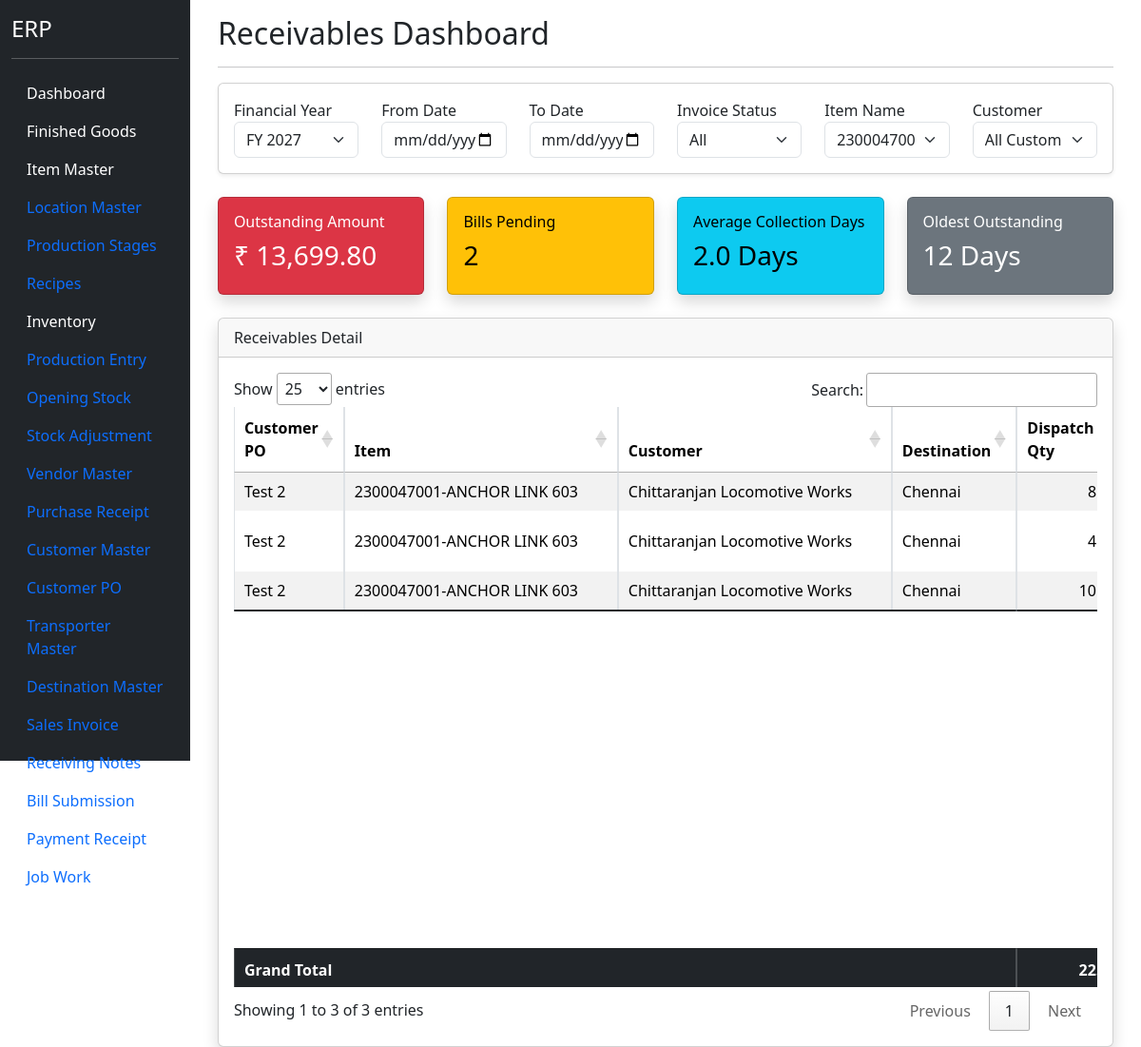
Page /dashboard/outstanding-receipts (signed in) on the committed database.
### models.py (models this page shows)
class ItemMaster(db.Model):
    __tablename__ = "item_master"
    id = db.Column(db.Integer, primary_key=True)
    item_code = db.Column(
        db.String(50),
        unique=True,
        nullable=False
    )
    item_name = db.Column(
        db.String(255),
        nullable=False
    )
    item_type = db.Column(
        db.String(50),
        nullable=False
    )
    production_stage = db.Column(
    db.String(100)
    )
    production_stage_id = db.Column(
    db.Integer,
    db.ForeignKey(
        "production_stage_master.id"
    ),
    nullable=True
    )
    production_stage_rel = db.relationship(
    "ProductionStageMaster"
    )
    unit = db.Column(
        db.String(20),
        nullable=False
    )
    finished_good_id = db.Column(
    db.Integer,
    db.ForeignKey("finished_goods.id"),
    nullable=True
    )
    hsn_code = db.Column(
    db.String(20)
    )
    gst_rate = db.Column(
    db.Float,
    default=18
    )
    active = db.Column(
        db.Boolean,
        default=True
    )

class CustomerPOHeader(db.Model):
    __tablename__ = "customer_po_header"
    id = db.Column(
        db.Integer,
        primary_key=True
    )
    customer_id = db.Column(
        db.Integer,
        db.ForeignKey("customer_master.id"),
        nullable=False
    )
    customer_po_no = db.Column(
        db.String(100),
        nullable=False
    )
    customer_po_date = db.Column(
        db.Date,
        nullable=False
    )
    order_received_date = db.Column(
        db.Date,
        nullable=False
    )
    payment_terms = db.Column(
        db.String(200)
    )
    freight_terms = db.Column(
        db.String(200)
    )
    remarks = db.Column(
        db.String(500)
    )
    status = db.Column(
        db.String(20),
        default="OPEN"
    )
    customer = db.relationship(
        "CustomerMaster"
    )
    details = db.relationship(
        "CustomerPODetail",
        backref="customer_po",
        cascade="all, delete-orphan"
    )

class CustomerMaster(db.Model):
    __tablename__ = "customer_master"
    id = db.Column(
        db.Integer,
        primary_key=True
    )
    customer_code = db.Column(
        db.String(20),
        unique=True,
        nullable=True
    )
    customer_name = db.Column(
        db.String(200),
        nullable=False
    )
    contact_person = db.Column(
        db.String(100)
    )
    mobile = db.Column(
        db.String(20)
    )
    email = db.Column(
        db.String(100)
    )
    gst_no = db.Column(
        db.String(30)
    )
    pan_no = db.Column(
        db.String(20)
    )
    address = db.Column(
        db.String(500)
    )
    city = db.Column(
        db.String(100)
    )
    state = db.Column(
        db.String(100)
    )
    country = db.Column(
        db.String(100),
        default="India"
    )
    pincode = db.Column(
        db.String(20)
    )
    credit_days = db.Column(
        db.Integer,
        default=30
    )
    credit_limit = db.Column(
        db.Float,
        default=0
    )
    active = db.Column(
        db.Boolean,
        default=True
    )

class DestinationMaster(db.Model):
    __tablename__ = "destination_master"
    id = db.Column( db.Integer, primary_key=True )
    destination_name = db.Column( db.String(200), nullable=False, unique=True )
    state_name = db.Column( db.String(100) )
    active = db.Column( db.Boolean, default=True )

### blueprints/dashboard/routes.py (the view, shortened to what this page needs)
@dashboard_bp.route("/dashboard/outstanding-receipts")
@login_required
def outstanding_receipts_dashboard():
    today = date.today()
    selected_fy = request.args.get(
    "financial_year",
    type=int
    )
    if not selected_fy:
        if today.month >= 4:
            selected_fy = today.year + 1
        else:
            selected_fy = today.year
    if today.month >= 4:
        current_fy = today.year + 1
    else:
        current_fy = today.year
    financial_years = []
    for fy in range(current_fy, current_fy - 6, -1):
        financial_years.append(fy)
    query = SalesInvoiceHeader.query.filter(
    SalesInvoiceHeader.status != "CANCELLED"
    )
    fy_start = date(
    selected_fy - 1,
    4,
    1
    )
    fy_end = date(
        selected_fy,
        3,
        31
    )
    from_date = request.args.get("from_date")
    if from_date:
        from_date = date.fromisoformat(from_date)
    to_date = request.args.get("to_date")
    if to_date:
        to_date = date.fromisoformat(to_date)
    invoice_status = request.args.get("invoice_status")
    item_name = request.args.get("item_name")
    customer_name = request.args.get("customer_name")
    query = query.filter(
        SalesInvoiceHeader.invoice_date >= fy_start,
        SalesInvoiceHeader.invoice_date <= fy_end
    )
    if from_date:
        query = query.filter(
            SalesInvoiceHeader.invoice_date >= from_date
        )
    if to_date:
        query = query.filter(
            SalesInvoiceHeader.invoice_date <= to_date
        )
    if invoice_status and invoice_status != "ALL":
        query = query.filter(
            SalesInvoiceHeader.status == invoice_status
        )
    if customer_name and customer_name != "ALL":
        query = query.join(
            CustomerMaster
        ).filter(
            CustomerMaster.customer_name == customer_name
        )
    customer_list = (
        CustomerMaster.query
        .order_by(
            CustomerMaster.customer_name
        )
        .all()
    )
    invoices = query.order_by(
    SalesInvoiceHeader.invoice_date.desc()
    ).all()
    ''' invoices = (
        SalesInvoiceHeader.query
        .filter(SalesInvoiceHeader.status != "CANCELLED")
        .order_by(SalesInvoiceHeader.invoice_date.desc())
        .all()
    )'''
    receivable_rows = []
    for invoice in invoices:
        dispatch_qty = (
            db.session.query(
                func.sum(SalesInvoiceDetail.dispatch_qty)
            )
            .filter(
                SalesInvoiceDetail.sales_invoice_header_id == invoice.id
            )
            .scalar()
            or 0
        )
        item_names = (
            db.session.query(SalesInvoiceDetail)
            .filter(
                SalesInvoiceDetail.sales_invoice_header_id == invoice.id
            )
            .all()
        )
        item_name = ", ".join(
            sorted({
            detail.item.item_name
            for detail in item_names})
        )
        rnote = (
            ReceivingNoteHeader.query
            .filter(
                ReceivingNoteHeader.sales_invoice_header_id == invoice.id,
                ReceivingNoteHeader.status != "Cancelled"
            )
            .order_by(
                ReceivingNoteHeader.id.desc()
            )
            .first()
        )
        if rnote:
            received_qty = (
                db.session.query(
                    func.sum(ReceivingNoteDetail.received_qty)
                )
                .filter(
                    ReceivingNoteDetail.receiving_note_header_id == rnote.id
                )
                .scalar()
                or 0
            )
        else:
            received_qty = 0
        bill = (
            BillSubmissionHeader.query
            .filter(
                BillSubmissionHeader.sales_invoice_header_id == invoice.id,
                BillSubmissionHeader.status != "Cancelled"
            )
            .order_by(
                BillSubmissionHeader.id.desc()
            )
            .first()
        )
        payment = None
        if bill:
            payment = (
                PaymentReceiptHeader.query
                .filter(
                    PaymentReceiptHeader.bill_submission_header_id == bill.id,
                    PaymentReceiptHeader.status == "ACTIVE"
                )
                .first()
            )
        pending_amount = (
            (bill.bill_amount if bill else 0)
            -
            (payment.amount_received if payment else 0)
            -
            (payment.tds_deducted if payment else 0)
            -
            (payment.ld_charges if payment else 0)
            -
            (payment.general_damage_charges if payment else 0)
            -
            (payment.other_deductions if payment else 0)
        )
        if invoice.status == "Payment Received" and payment:
            collection_days = (
                payment.payment_date - invoice.invoice_date
            ).days
        else:
            collection_days = (
                today - invoice.invoice_date
            ).days
        receivable_rows.append({
            "customer_po_no":
                invoice.customer_po.customer_po_no,
            "item_name":
                item_name,
            "customer_name":
                invoice.customer.customer_name,
            "destination_name":
                invoice.destination.destination_name,
            "dispatch_qty":
                dispatch_qty,
            "received_qty":
                received_qty,
            "invoice_no":
                invoice.invoice_no,
            "invoice_date":
                invoice.invoice_date,
            "invoice_status":
                invoice.status,
            "rnote_no":
                rnote.rnote_no if rnote else "",
            "rnote_date":
                rnote.rnote_date if rnote else None,
            "bill_submission_no":
                bill.bill_submission_no if bill else "",
            "bill_submission_date":
                bill.bill_submission_date if bill else None,
            "bill_amount":
                bill.bill_amount if bill else 0,
            "payment_date":
                payment.payment_date if payment else None,
            "amount_received":
                payment.amount_received if payment else 0,
            "tds_deducted":
                payment.tds_deducted if payment else 0,
            "ld_charges":
                payment.ld_charges if payment else 0,
            "general_damage_charges":
                payment.general_damage_charges if payment else 0,
            "other_deductions":
                payment.other_deductions if payment else 0,
            "pending_amount":
                pending_amount,
            "collection_days":
                collection_days,
            "payment_status":
                payment.status if payment else ""
        })
    grand_totals = {
        "dispatch_qty": 0,
        "received_qty": 0,
        "bill_amount": 0,
        "amount_received": 0,
        "tds": 0,
        "ld": 0,
        "general_damage": 0,
        "other_deductions": 0,
        "pending_amount": 0
    }
    for row in receivable_rows:
        grand_totals["dispatch_qty"] += row["dispatch_qty"]
        grand_totals["received_qty"] += row["received_qty"]
        grand_totals["bill_amount"] += row["bill_amount"]
        grand_totals["amount_received"] += row["amount_received"]
        grand_totals["tds"] += row["tds_deducted"]
        grand_totals["ld"] += row["ld_charges"]
        grand_totals["general_damage"] += row["general_damage_charges"]
        grand_totals["other_deductions"] += row["other_deductions"]
        grand_totals["pending_amount"] += row["pending_amount"]
    item_list = (
        db.session.query(
            ItemMaster.item_name
        )
        .join(
            SalesInvoiceDetail,
            SalesInvoiceDetail.item_id == ItemMaster.id
        )
        .filter(
            ItemMaster.item_type == "Finished Goods"
        )
        .distinct()
        .order_by(
            ItemMaster.item_name
        )
        .all()
    )
    summary = {
        "outstanding_amount": 0,
        "pending_bills": 0,
        "average_collection_days": 0,
        "oldest_outstanding": 0
    }
    payment_days_total = 0
    payment_invoice_count = 0
    for row in receivable_rows:
        summary["outstanding_amount"] += row["pending_amount"]
        if row["invoice_status"] not in (
            "Payment Received",
            "Cancelled"
        ):
            summary["pending_bills"] += 1
        if row["invoice_status"] == "Payment Received":
            payment_days_total += row["collection_days"]
            payment_invoice_count += 1
        if row["invoice_status"] not in (
            "Payment Received",
            "Cancelled"
        ):
            if row["collection_days"] > summary["oldest_outstanding"]:
                summary["oldest_outstanding"] = row["collection_days"]
    if payment_invoice_count:
        summary["average_collection_days"] = round(
            payment_days_total /
            payment_invoice_count,
            1
        )
    else:
        summary["average_collection_days"] = 0
    return render_template(
        "outstanding_receipts_dashboard.html",
        financial_years=financial_years,
        selected_fy=selected_fy,
        from_date=from_date,
        to_date=to_date,
        invoice_status=invoice_status,
        item_list=item_list,
        item_name=item_name,
        customer_list=customer_list,
        customer_name=customer_name,
        receivable_rows=receivable_rows,
        grand_totals=grand_totals,
        summary=summary
    )

### app.py (called while the page is built)
@login_manager.user_loader
def load_user(user_id):
    return User.query.get(int(user_id))

### templates/outstanding_receipts_dashboard.html (shortened to what this page needs)
{% extends "base.html" %}
{% block content %}
<div class="container-fluid mt-3"
style="max-width: 99%;">
<h2>
Receivables Dashboard
</h2>
<hr>
<div class="card shadow-sm mb-4">
<form method="GET">
<div class="card-body">
<div class="row">
<div class="col-md-2">
<label>
Financial Year
</label>
<select
class="form-select"
name="financial_year"
onchange="this.form.submit()">
{% for fy in financial_years %}
<option
value="{{ fy }}"
{% if fy==selected_fy %}selected{% endif %}>
FY {{ fy }}
</option>
{% endfor %}
</select>
</div>
<div class="col-md-2">
<label>
From Date
</label>
<input
type="date"
class="form-control"
name="from_date"
value="{{ from_date if from_date else '' }}"
onchange="this.form.submit()">
</div>
<div class="col-md-2">
<label>
To Date
</label>
<input
type="date"
class="form-control"
name="to_date"
value="{{ to_date if to_date else '' }}"
onchange="this.form.submit()">
</div>
<div class="col-md-2">
<label>
Invoice Status
</label>
<select
class="form-select"
name="invoice_status"
onchange="this.form.submit()">
<option value="ALL"
{% if invoice_status=="ALL" or not invoice_status %}selected{% endif %}>
All
</option>
</select>
</div>
<div class="col-md-2">
<label>
Item Name
</label>
<select
id="item_name"
class="form-select"
name="item_name">
{% for item in item_list %}
<option
value="{{ item.item_name }}"
{% if item_name==item.item_name %}selected{% endif %}>
{{ item.item_name }}
</option>
{% endfor %}
</select>
</div>
<div class="col-md-2">
<label>
Customer
</label>
<select
class="form-select"
name="customer_name"
onchange="this.form.submit()">
<option value="ALL">
All Customers
</option>
</select>
</div>
</div>
</div>
</form>
</div>
<div class="row mb-4">
<div class="col-md-3">
<div class="card text-bg-danger shadow">
<div class="card-body">
<h6>
Outstanding Amount
</h6>
<h3>
₹ {{ "{:,.2f}".format(summary.outstanding_amount) }}
</h3>
</div>
</div>
</div>
<div class="col-md-3">
<div class="card text-bg-warning shadow">
<div class="card-body">
<h6>
Bills Pending
</h6>
<h3>
{{ summary.pending_bills }}
</h3>
</div>
</div>
</div>
<div class="col-md-3">
<div class="card text-bg-info shadow">
<div class="card-body">
<h6>
Average Collection Days
</h6>
<h3>
{{ summary.average_collection_days }}
Days
</h3>
</div>
</div>
</div>
<div class="col-md-3">
<div class="card text-bg-secondary shadow">
<div class="card-body">
<h6>
Oldest Outstanding
</h6>
<h3>
{{ summary.oldest_outstanding }}
Days
</h3>
</div>
</div>
</div>
</div>
<div class="card shadow">
<div class="card-header">
Receivables Detail
</div>
<div class="card-body">
<div class="table-responsive"
style="overflow-y: auto;">
<table
id="receivableTable"
class="table table-bordered table-striped table-sm">
<thead>
<tr>
<th>Customer PO</th>
<th style="min-width: 250px;">Item</th>
<th style="min-width: 250px;">Customer</th>
<th>Destination</th>
<th>Dispatch Qty</th>
</tr>
</thead>
<tbody>
{% for row in receivable_rows %}
<tr>
<td>{{ row.customer_po_no }}</td>
<td>{{ row["item_name"] }}</td>
<td>{{ row.customer_name }}</td>
<td>{{ row.destination_name }}</td>
<td class="text-end">
{{ row.dispatch_qty or 0 }}
</td>
</tr>
{% endfor %}
</tbody>
<tfoot>
<tr class="table-dark">
<th colspan="4">
Grand Total
</th>
<th class="text-end">
{{ grand_totals.dispatch_qty }}
</th>
</tr>
</tfoot>
</table>
</div>
</div>
</div>
</div>
{% endblock %}

### rows in the picture
ItemMaster: item_name "2300047001-ANCHOR LINK 603", item_name "2300047001-ANCHOR LINK 603" "2300047001-ANCHOR LINK 603" "2300047001-ANCHOR LINK 603"
CustomerPOHeader: customer_po_no "Test 2" "Test 2" "Test 2"
CustomerMaster: customer_name "Chittaranjan Locomotive Works" "Chittaranjan Locomotive Works" "Chittaranjan Locomotive Works"
DestinationMaster: destination_name "Chennai" "Chennai" "Chennai"

### other values in the picture
{{ "{:,.2f}".format(summary.outstanding_amount) }} "13,699.80"
{{ summary.pending_bills }} "2"
{{ summary.average_collection_days }} "2.0"
{{ summary.oldest_outstanding }} "12"
